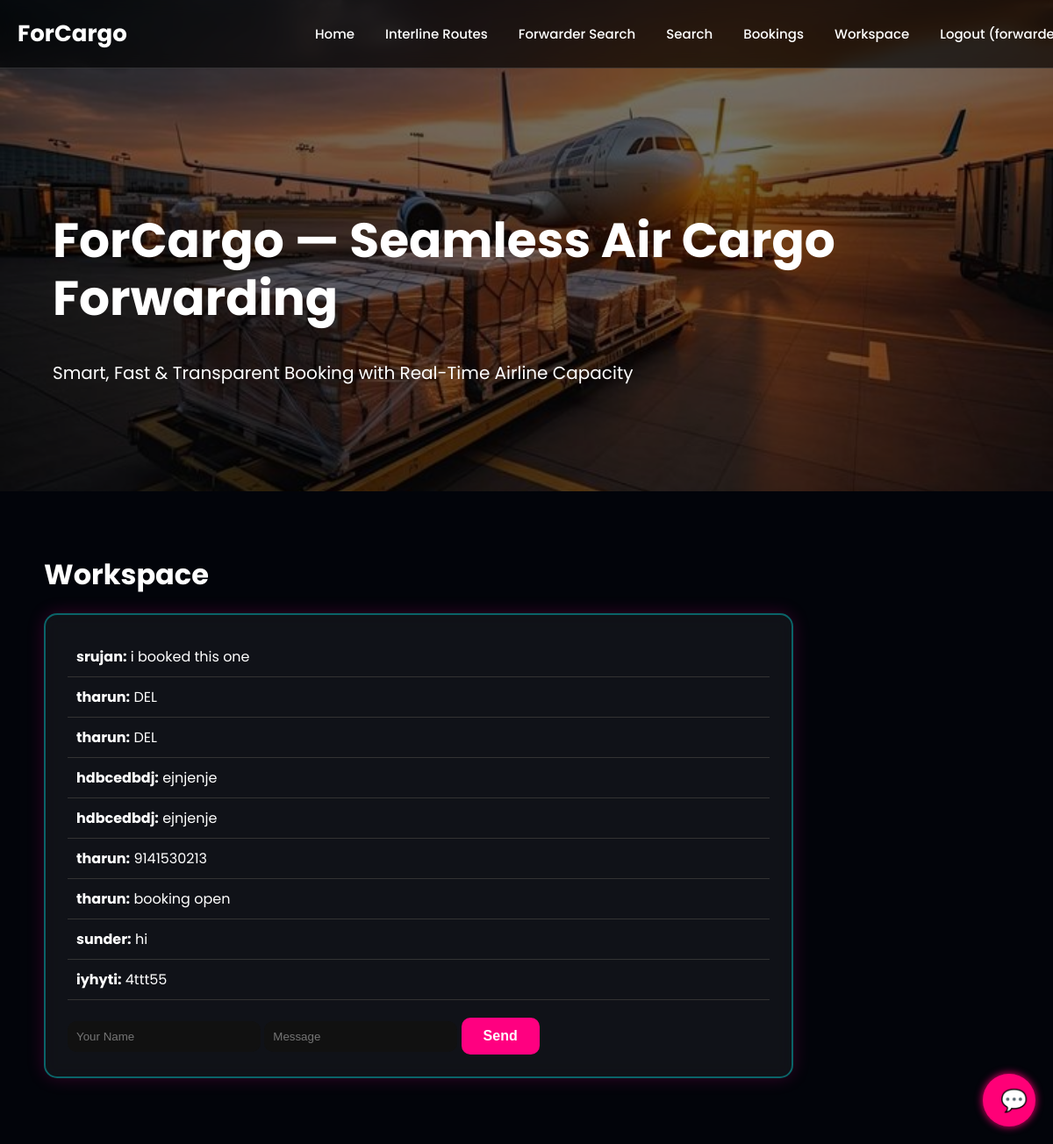
Screenshot of /workspace (signed in) with the database file from the repository.
### tables this page shows
CREATE TABLE messages (
            id INTEGER PRIMARY KEY AUTOINCREMENT,
            sender TEXT,
            text TEXT
        );

### app.py (the view)
@app.route("/workspace", methods=["GET", "POST"])
def workspace():
    db = get_db()
    if request.method == "POST":
        db.execute("INSERT INTO messages(sender,text) VALUES(?,?)",
                   (request.form["sender"], request.form["text"]))
        db.commit()
    messages = db.execute("SELECT * FROM messages").fetchall()
    return render_template("workspace.html", messages=messages)

### database.py (called while the page is built)
def get_db():
    db = getattr(g, "_database", None)
    if db is None:
        db = g._database = sqlite3.connect(DATABASE)
        db.row_factory = sqlite3.Row
    return db

### templates/workspace.html
{% extends "base.html" %}
{% block content %}
<h1 class="page-title">Workspace</h1>
<div class="neon-box">
    {% for m in messages %}
        <div style="padding:10px; border-bottom:1px solid #333;">
            <b>{{ m['sender'] }}:</b> {{ m['text'] }}
        </div>
    {% endfor %}
    <form method="POST" style="margin-top:20px;">
        <input name="sender" placeholder="Your Name">
        <input name="text" placeholder="Message">
        <button class="neon-btn">Send</button>
    </form>
</div>
{% endblock %}

### static/styles.css (style rules this page uses)
body { margin: 0; font-family: "Poppins", sans-serif; background: #0c0c0c; color: #fff; }
button, a.button { padding: 10px 20px; border-radius: 8px; border: none; background: #ff0066; color: #fff; font-size: 16px; cursor: pointer; transition: 0.3s; }
body { background: radial-gradient(circle at top, #0a0f24, #000); background-size: 400% 400%; animation: bgMove 12s ease infinite; color: white; font-family: 'Poppins', sans-serif; }
.neon-box { width: 800px; padding: 25px; margin-bottom: 40px; border-radius: 20px; background: rgba(255, 255, 255, 0.04); backdrop-filter: blur(15px); border: 2px solid rgba(0, 255, 255, 0.35); box-shadow: 0 0 20px rgba(0,255,255,0.25), 0 0 40px rgba(255,0,200,0.25); }
body { background: #02040a; color: white; font-family: 'Poppins', sans-serif; margin: 0; padding: 0; }
.neon-box { background: rgba(255,255,255,0.06); border-radius: 15px; padding: 25px; margin-bottom: 25px; backdrop-filter: blur(10px); box-shadow: 0 0 20px rgba(255, 0, 150, 0.2); }
.page-title { font-size: 32px; font-weight: 700; margin-bottom: 20px; }
.neon-btn { background: #ff007f; border: none; padding: 12px 25px; border-radius: 30px; color: white; font-weight: 600; cursor: pointer; transition: 0.3s; }
input, select { padding: 10px; border-radius: 10px; border: none; outline: none; width: 200px; background: #111; color: white; }
.neon-btn { background: #ff0080; padding: 12px 25px; color: white; border: none; border-radius: 10px; cursor: pointer; font-size: 16px; font-weight: 600; transition: 0.2s; }

### rows the page displays
messages: sender "srujan", text "i booked this one"
messages: sender "tharun", text "DEL"
messages: sender "tharun", text "DEL"
messages: sender "hdbcedbdj", text "ejnjenje"
messages: sender "hdbcedbdj", text "ejnjenje"
messages: sender "tharun", text "9141530213"
messages: sender "tharun", text "booking open"
messages: sender "sunder", text "hi"
messages: sender "iyhyti", text "4ttt55"
